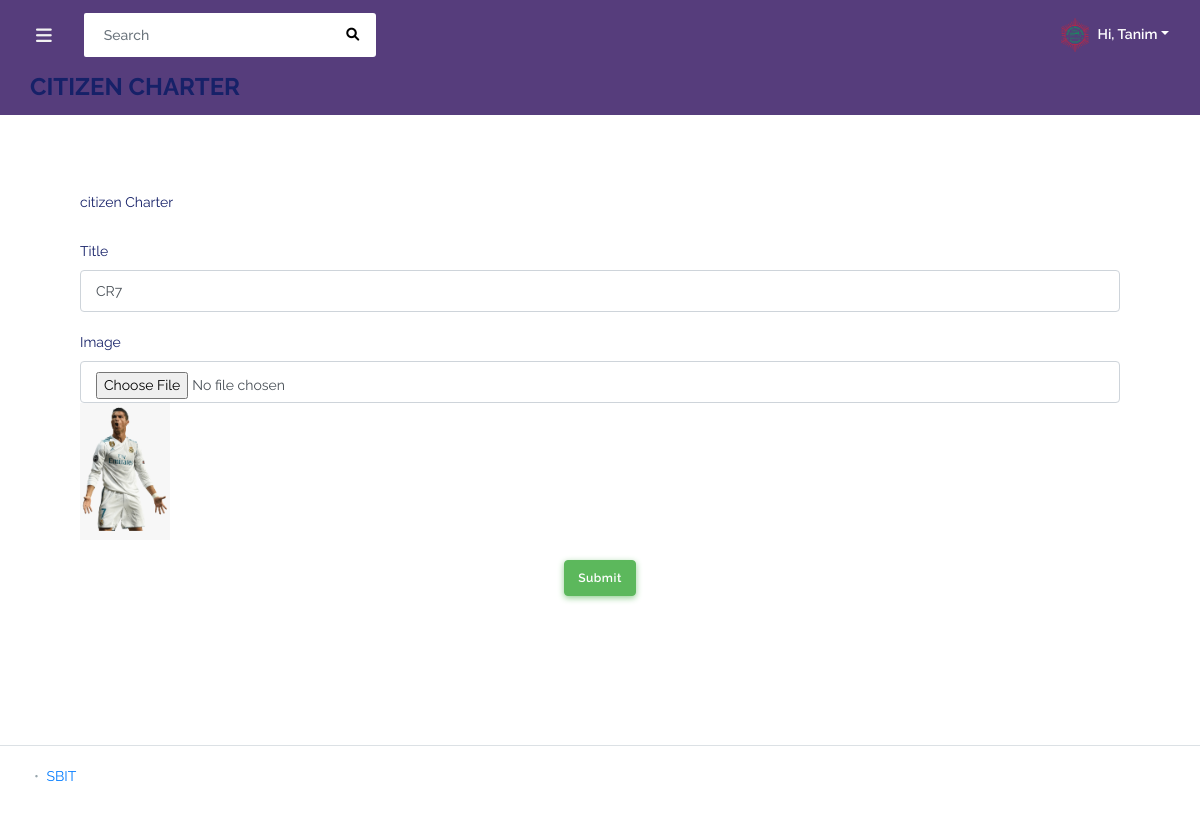
The page /backend/admin/website_settings/cityzen_charter.php (signed in) on the database its author committed.
### tables this page shows
CREATE TABLE `create_admin` (
  `id` int(100) NOT NULL,
  `username` varchar(100) DEFAULT NULL,
  `mail` varchar(100) DEFAULT NULL,
  `phone` varchar(100) DEFAULT NULL,
  `adress` text DEFAULT NULL,
  `type` int(10) DEFAULT NULL,
  `password` varchar(100) DEFAULT NULL,
  `confirm_password` varchar(100) DEFAULT NULL,
  `image` varchar(100) DEFAULT NULL,
  `admin_type` varchar(100) DEFAULT NULL,
  `password_recover` varchar(255) NOT NULL
);

CREATE TABLE `citizen_charter` (
  `id` int(200) NOT NULL,
  `title` varchar(255) DEFAULT NULL,
  `image` varchar(20) DEFAULT NULL
);

### database/connection.php (called while the page is built, shortened)
<?php
class database
{
  public $hostadress="localhost";
  public $username="root";
  public $password="";
  public $database="dynamicschool_database";
  private function database()
  {
        $this->link=new mysqli($this->hostadress,$this->username,$this->password,$this->database);
  }
}
?>

### backend/admin/website_settings/cityzen_charter.php (the view, shortened to what this page needs)
<?php
include('../layouts/header.php');
?>
        <div class="main-content">
            <section class="section">
                <div class="form-header">
                    <h4>CITIZEN CHARTER</h4>
                </div>
                <div class="form-section">
                   <?php
                   $data = $db->link->query("SELECT * FROM `citizen_charter` WHERE `id`=1");
                   if($data)
                   {
                    $showdata = $data->fetch_assoc();
                   }
                   ?>
                    <form method="post" enctype="multipart/form-data">
                    <div class="input-single-box">
                            <label>citizen Charter</label>
                        </div>
                        <div class="input-single-box">
                            <label>Title</label>
                            <input type="text" name="title" class="form-control" value="<?php print $showdata['title']; ?>" required>
                        </div>
                        <div class="input-single-box">
                            <label>Image</label>
                            <input type="file" name="image" class="form-control">
                            <?php
                            $path = '../../asset/img/citizen_charter/'.$showdata['image'];
                            if(file_exists($path))
                            {
                            ?>
                            <img src="../../asset/img/citizen_charter/<?php print $showdata['image']; ?>" class="img-fluid" height="70px;" width="90px">
                            <?php
                            }
                            ?>
                        </div>
                        <div class="input-single-box" style="text-align: center;">
                            <input type="submit" name="save" class="btn btn-success" id="save">
                        </div>
                    </form>
                </div>
            </section>
        </div>
<?php include('../layouts/footer.php'); ?>

### backend/admin/layouts/header.php (shortened to what this page needs)
<?php
include('../../../database/connection.php');
$db=new database();
?>
<!DOCTYPE html>
<html lang="en">
<head>
<link rel="stylesheet" href="../../assets/modules/datatables/datatables.min.css">
<link rel="stylesheet" href="../../assets/modules/datatables/DataTables-1.10.16/css/dataTables.bootstrap4.min.css">
<link rel="stylesheet" href="../../assets/modules/datatables/Select-1.2.4/css/select.bootstrap4.min.css">
<link rel="stylesheet" href="../../assets/modules/select2/dist/css/select2.min.css">
<link rel="stylesheet" href="../../assets/modules/bootstrap/css/bootstrap.min.css">
<link rel="stylesheet" href="../../assets/modules/bootstrap-daterangepicker/daterangepicker.css">
<link rel="stylesheet" href="../../assets/modules/fontawesome/css/all.min.css">
<link rel="stylesheet" href="../../assets/modules/jqvmap/dist/jqvmap.min.css">
<link rel="stylesheet" href="../../assets/modules/summernote/summernote-bs4.css">
<link rel="stylesheet" href="../../assets/modules/owlcarousel2/dist/assets/owl.carousel.min.css">
<link rel="stylesheet" href="../../assets/modules/owlcarousel2/dist/assets/owl.theme.default.min.css">
<link rel="stylesheet" href="../../assets/css/style.min.css">
<link rel="stylesheet" href="../../assets/css/components.min.css">
<link rel="stylesheet" href="https://cdnjs.cloudflare.com/ajax/libs/font-awesome/6.0.0-beta3/css/all.min.css">
<link rel="stylesheet" href="https://cdnjs.cloudflare.com/ajax/libs/font-awesome/6.0.0-beta3/css/brands.min.css">
<link rel="stylesheet" href="https://cdnjs.cloudflare.com/ajax/libs/font-awesome/6.0.0-beta3/css/fontawesome.min.css">
<link rel="stylesheet" href="https://cdnjs.cloudflare.com/ajax/libs/font-awesome/6.0.0-beta3/css/solid.min.css">
<link rel="stylesheet" href="//code.jquery.com/ui/1.13.0/themes/base/jquery-ui.css">
<link rel="stylesheet" href="../../assets/modules/izitoast/css/iziToast.min.css">
<link rel="stylesheet" href="//code.jquery.com/ui/1.13.2/themes/base/jquery-ui.css">
</head>
<body class="layout-4">
<div id="app">
    <div class="main-wrapper main-wrapper-1">
        <div class="navbar-bg"></div>
        <?php
        $id = $_SESSION['admin_id'];
        $userdata = $db->link->query("SELECT * FROM `create_admin` WHERE `id`='$id'");
        if($userdata)
        {
            $showuser = $userdata->fetch_assoc();
            ?>
        <nav class="navbar navbar-expand-lg main-navbar">
            <form class="form-inline mr-auto">
                <ul class="navbar-nav mr-3">
                    <li><a href="#" data-toggle="sidebar" class="nav-link nav-link-lg"><i class="fas fa-bars"></i></a></li>
                </ul>
                <div class="search-element">
                    <input class="form-control" type="search" placeholder="Search" aria-label="Search" data-width="250">
                    <button class="btn" type="submit"><i class="fas fa-search"></i></button>
                </div>
            </form>
            <ul class="navbar-nav navbar-right">
                <li class="dropdown">
                    <a href="#" data-toggle="dropdown" class="nav-link dropdown-toggle nav-link-lg nav-link-user">
                    <img alt="image" src="../../asset/img/admin_image/<?php echo $showuser['image']; ?>" class="rounded-circle mr-1">
                    <div class="d-sm-none d-lg-inline-block">Hi, <?php echo $showuser['username']; ?></div></a>
                </li>
            </ul>
        </nav>
       <?php
        }
        ?>

### rows shown on the page
create_admin: image (picture), username "Tanim"
citizen_charter: title "CR7", image (picture)
